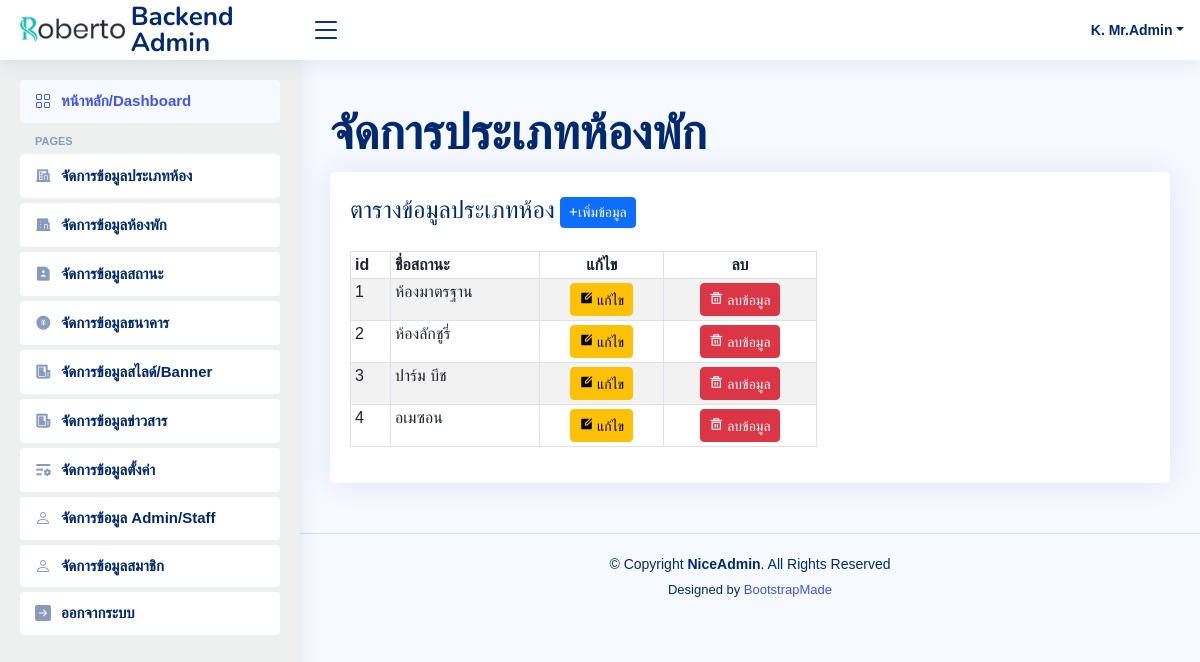
The app's page /admin/roomtype.php (signed in) with its own data.
### tables this page shows
CREATE TABLE `tb_ac_admin` (
  `admin_id` int(3) NOT NULL,
  `status_id` int(3) NOT NULL DEFAULT 1,
  `admin_name` varchar(100) NOT NULL,
  `admin_password` varchar(100) NOT NULL,
  `admin_firstname` varchar(100) NOT NULL,
  `admin_surname` varchar(100) NOT NULL,
  `admin_phone` varchar(10) NOT NULL,
  `admin_show` tinyint(3) UNSIGNED NOT NULL DEFAULT 1,
  `admin_address` text DEFAULT NULL
);

CREATE TABLE `tb_room_type` (
  `type_id` int(3) NOT NULL,
  `type_name` varchar(100) NOT NULL
);

### admin/roomtype_list.php (the view)
<?php
$sql_script = "SELECT * FROM tb_room_type ";
$result = mysqli_query($Connection, $sql_script) or die (mysqli_error($Connection));
?>                <table class="table datatable table-striped table-bordered table-sm">
                      <thead>
                        <tr>
                          <th><font face="TH Sarabun New" > id</font></th>
                          <th><font face="TH Sarabun New" > ชื่อสถานะ</font></th>
                          <th><center><font face="TH Sarabun New" >แก้ไข</font></center></th>
                          <th><center><font face="TH Sarabun New" >ลบ</font></center></th>
                        </tr>
                      </thead>
                      <tbody>
                        <?php $i=1; foreach ($result as $row_result) {  ?>
                        <tr>
                          <td scope="row"><?php echo $i++;?></td>
                          <td><?php echo $row_result["type_name"];?></td>
                           <td><center>
                            <a href="roomtype.php?act=edit&type_id=<?php echo $row_result["type_id"];?>" class="btn btn-warning btn-sm">
                          <i class="ri-edit-box-fill"> </i>
                            <font face="TH Sarabun New" > แก้ไข </font></a>
                          </center>
                        </td>
                          <td><center>
                            <a type="button" class="btn btn-danger btn-sm" href="JavaScript:if(confirm('คุณแน่ใจที่จะลบข้อมูลนี้?') == true){window.location='roomtype.php?type_id=<?php echo $row_result["type_id"];?>&act=del';}">
                          <i class="ri-delete-bin-5-line"><font face="TH Sarabun New" > ลบข้อมูล</font></i>
                        </a>
                      </center>
                        </td>
                      </tr>
                      <?php } ?>
                    </tbody>
                  </table>

### admin/web_struc/header.php (shortened to what this page needs)
======= Header ======= -->
  <header id="header" class="header fixed-top d-flex align-items-center">
    <div class="d-flex align-items-center justify-content-between">
      <a href="index.php" class="logo d-flex align-items-center">
        <img src="assets/img/logo.png" alt="">
        <span class="d-none d-lg-block">Backend Admin</span>
      </a>
      <i class="bi bi-list toggle-sidebar-btn"></i>
    </div>
    <nav class="header-nav ms-auto">
      <ul class="d-flex align-items-center">
        <li class="nav-item dropdown pe-3">
          <a class="nav-link nav-profile d-flex align-items-center pe-0" href="#" data-bs-toggle="dropdown">
            <span class="d-none d-md-block dropdown-toggle ps-2">K. <?=$rowAdmin['admin_firstname'];?></span>
          </a>
        </li>
      </ul>
    </nav>
  </header><!-- End Header

### admin/assets/css/style.css (style rules this page uses)
:root { scroll-behavior: smooth; }
body { font-family: "Open Sans", sans-serif; background: #f6f9ff; color: #444444; }
a { color: #4154f1; text-decoration: none; }
.logo { line-height: 1; }
@media (min-width: 1200px) { .logo { width: 280px; } }
.logo img { max-height: 26px; margin-right: 6px; }
.logo span { font-size: 26px; font-weight: 700; color: #012970; font-family: "Nunito", sans-serif; }
.header { transition: all 0.5s; z-index: 997; height: 60px; box-shadow: 0px 2px 20px rgba(1, 41, 112, 0.1); background-color: #fff; padding-left: 20px; }
.header .toggle-sidebar-btn { font-size: 32px; padding-left: 10px; cursor: pointer; color: #012970; }
.header-nav ul { list-style: none; }
.header-nav>ul { margin: 0; padding: 0; }
.header-nav .nav-profile { color: #012970; }
.header-nav .nav-profile span { font-size: 14px; font-weight: 600; }

### admin/web_struc/title.php (style rules this page uses)
* { font-family:sans-serif; !important }

### records on screen
tb_ac_admin: admin_firstname "Mr.Admin"
tb_room_type: type_name "ห้องมาตรฐาน"
tb_room_type: type_name "ห้องลักชูรี่"
tb_room_type: type_name "ปาร์ม บีช"
tb_room_type: type_name "อเมซอน"
